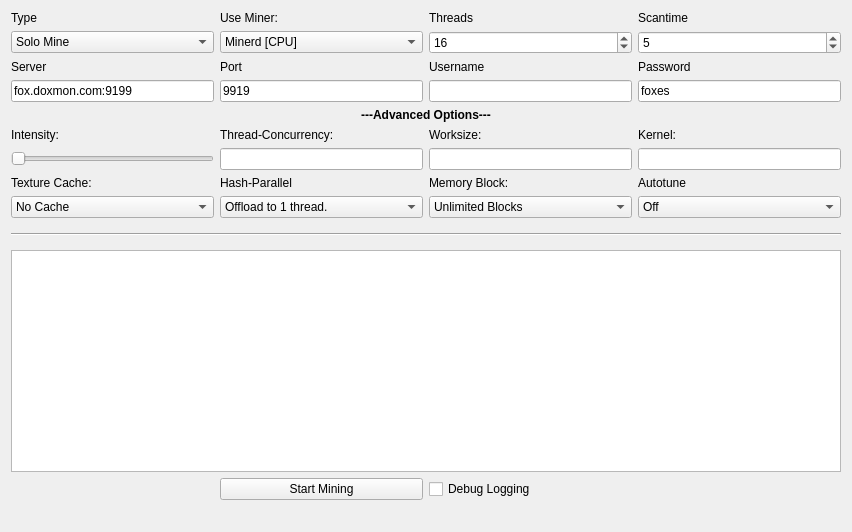
<?xml version="1.0" encoding="UTF-8"?>
<ui version="4.0">
 <class>MiningPage</class>
 <widget class="QWidget" name="MiningPage">
  <property name="geometry">
   <rect>
    <x>0</x>
    <y>0</y>
    <width>852</width>
    <height>532</height>
   </rect>
  </property>
  <property name="windowTitle">
   <string>Mining</string>
  </property>
  <layout class="QGridLayout" name="gridLayout">
   <property name="sizeConstraint">
    <enum>QLayout::SetMaximumSize</enum>
   </property>
   <item row="15" column="2">
    <widget class="QLabel" name="hashLabel">
     <property name="text">
      <string>Hash-Parallel</string>
     </property>
    </widget>
   </item>
   <item row="8" column="3">
    <widget class="QLineEdit" name="usernameLine">
     <property name="enabled">
      <bool>true</bool>
     </property>
     <property name="text">
      <string/>
     </property>
    </widget>
   </item>
   <item row="16" column="2">
    <widget class="QComboBox" name="offloadSHA">
     <item>
      <property name="text">
       <string>Offload to 1 thread.</string>
      </property>
     </item>
     <item>
      <property name="text">
       <string>Offload to all threads.</string>
      </property>
     </item>
     <item>
      <property name="text">
       <string>All hashing to GPU.</string>
      </property>
     </item>
    </widget>
   </item>
   <item row="16" column="1">
    <widget class="QComboBox" name="textureCache">
     <item>
      <property name="text">
       <string>No Cache</string>
      </property>
     </item>
     <item>
      <property name="text">
       <string>1D Cache</string>
      </property>
     </item>
     <item>
      <property name="text">
       <string>2D Cache</string>
      </property>
     </item>
    </widget>
   </item>
   <item row="24" column="2">
    <widget class="QPushButton" name="startButton">
     <property name="sizePolicy">
      <sizepolicy hsizetype="Minimum" vsizetype="Maximum">
       <horstretch>0</horstretch>
       <verstretch>0</verstretch>
      </sizepolicy>
     </property>
     <property name="text">
      <string>Start Mining</string>
     </property>
    </widget>
   </item>
   <item row="24" column="3">
    <widget class="QCheckBox" name="debugCheckBox">
     <property name="text">
      <string>Debug Logging</string>
     </property>
    </widget>
   </item>
   <item row="13" column="3">
    <widget class="QLabel" name="workloadLabel">
     <property name="text">
      <string>Worksize:</string>
     </property>
    </widget>
   </item>
   <item row="14" column="2">
    <widget class="QLineEdit" name="concurrency"/>
   </item>
   <item row="7" column="2">
    <widget class="QLabel" name="portLabel">
     <property name="enabled">
      <bool>true</bool>
     </property>
     <property name="text">
      <string>Port</string>
     </property>
    </widget>
   </item>
   <item row="7" column="4">
    <widget class="QLabel" name="passwordLabel">
     <property name="enabled">
      <bool>true</bool>
     </property>
     <property name="text">
      <string>Password</string>
     </property>
    </widget>
   </item>
   <item row="3" column="3">
    <widget class="QLabel" name="threadsLabel">
     <property name="enabled">
      <bool>true</bool>
     </property>
     <property name="text">
      <string>Threads</string>
     </property>
    </widget>
   </item>
   <item row="14" column="4">
    <widget class="QLineEdit" name="kernel"/>
   </item>
   <item row="13" column="4">
    <widget class="QLabel" name="kernelLabel">
     <property name="text">
      <string>Kernel:</string>
     </property>
    </widget>
   </item>
   <item row="14" column="3">
    <widget class="QLineEdit" name="workload"/>
   </item>
   <item row="15" column="1">
    <widget class="QLabel" name="cacheLabel">
     <property name="text">
      <string>Texture Cache:</string>
     </property>
    </widget>
   </item>
   <item row="5" column="4">
    <widget class="QSpinBox" name="scantimeBox">
     <property name="enabled">
      <bool>true</bool>
     </property>
     <property name="minimum">
      <number>1</number>
     </property>
     <property name="value">
      <number>5</number>
     </property>
    </widget>
   </item>
   <item row="3" column="2">
    <widget class="QLabel" name="diggerLabel">
     <property name="text">
      <string>Use Miner:</string>
     </property>
    </widget>
   </item>
   <item row="5" column="3">
    <widget class="QSpinBox" name="threadsBox">
     <property name="enabled">
      <bool>true</bool>
     </property>
     <property name="suffix">
      <string/>
     </property>
     <property name="prefix">
      <string/>
     </property>
     <property name="minimum">
      <number>1</number>
     </property>
     <property name="maximum">
      <number>99</number>
     </property>
     <property name="singleStep">
      <number>1</number>
     </property>
     <property name="value">
      <number>16</number>
     </property>
    </widget>
   </item>
   <item row="17" column="1" colspan="4">
    <widget class="Line" name="line">
     <property name="sizePolicy">
      <sizepolicy hsizetype="Minimum" vsizetype="Fixed">
       <horstretch>0</horstretch>
       <verstretch>0</verstretch>
      </sizepolicy>
     </property>
     <property name="minimumSize">
      <size>
       <width>0</width>
       <height>20</height>
      </size>
     </property>
     <property name="orientation">
      <enum>Qt::Horizontal</enum>
     </property>
    </widget>
   </item>
   <item row="3" column="1">
    <widget class="QLabel" name="typeLabel">
     <property name="text">
      <string>Type</string>
     </property>
    </widget>
   </item>
   <item row="5" column="1">
    <widget class="QComboBox" name="typeBox">
     <property name="editable">
      <bool>false</bool>
     </property>
     <property name="currentIndex">
      <number>0</number>
     </property>
     <item>
      <property name="text">
       <string>Solo Mine</string>
      </property>
     </item>
     <item>
      <property name="text">
       <string>P2Pool Mine</string>
      </property>
     </item>
     <item>
      <property name="text">
       <string>Pool Mine</string>
      </property>
     </item>
    </widget>
   </item>
   <item row="8" column="2">
    <widget class="QLineEdit" name="portLine">
     <property name="enabled">
      <bool>true</bool>
     </property>
     <property name="text">
      <string>9919</string>
     </property>
     <property name="value" stdset="0">
      <number>9332</number>
     </property>
    </widget>
   </item>
   <item row="8" column="1">
    <widget class="QLineEdit" name="serverLine">
     <property name="enabled">
      <bool>true</bool>
     </property>
     <property name="text">
      <string notr="true">fox.doxmon.com:9199</string>
     </property>
     <property name="placeholderText">
      <string notr="true"/>
     </property>
    </widget>
   </item>
   <item row="7" column="3">
    <widget class="QLabel" name="usernameLabel">
     <property name="enabled">
      <bool>true</bool>
     </property>
     <property name="text">
      <string>Username</string>
     </property>
    </widget>
   </item>
   <item row="7" column="1">
    <widget class="QLabel" name="serverLabel">
     <property name="enabled">
      <bool>true</bool>
     </property>
     <property name="text">
      <string>Server</string>
     </property>
    </widget>
   </item>
   <item row="22" column="1" colspan="4">
    <widget class="QListWidget" name="list">
     <property name="autoScrollMargin">
      <number>100000</number>
     </property>
     <property name="dragDropMode">
      <enum>QAbstractItemView::DragOnly</enum>
     </property>
     <property name="selectionMode">
      <enum>QAbstractItemView::NoSelection</enum>
     </property>
     <property name="movement">
      <enum>QListView::Snap</enum>
     </property>
     <property name="batchSize">
      <number>10</number>
     </property>
    </widget>
   </item>
   <item row="8" column="4">
    <widget class="QLineEdit" name="passwordLine">
     <property name="enabled">
      <bool>true</bool>
     </property>
     <property name="text">
      <string>foxes</string>
     </property>
     <property name="placeholderText">
      <string comment="foxes" extracomment="foxess"/>
     </property>
    </widget>
   </item>
   <item row="25" column="3" colspan="2">
    <widget class="QLabel" name="mineSpeedLabel">
     <property name="sizePolicy">
      <sizepolicy hsizetype="Preferred" vsizetype="Preferred">
       <horstretch>0</horstretch>
       <verstretch>0</verstretch>
      </sizepolicy>
     </property>
     <property name="font">
      <font>
       <pointsize>10</pointsize>
       <weight>75</weight>
       <bold>true</bold>
      </font>
     </property>
     <property name="text">
      <string/>
     </property>
     <property name="alignment">
      <set>Qt::AlignRight|Qt::AlignTrailing|Qt::AlignVCenter</set>
     </property>
    </widget>
   </item>
   <item row="3" column="4">
    <widget class="QLabel" name="scantimeLabel">
     <property name="enabled">
      <bool>true</bool>
     </property>
     <property name="layoutDirection">
      <enum>Qt::LeftToRight</enum>
     </property>
     <property name="text">
      <string>Scantime</string>
     </property>
    </widget>
   </item>
   <item row="14" column="1">
    <widget class="QSlider" name="intensity">
     <property name="sizePolicy">
      <sizepolicy hsizetype="Minimum" vsizetype="Minimum">
       <horstretch>0</horstretch>
       <verstretch>0</verstretch>
      </sizepolicy>
     </property>
     <property name="maximum">
      <number>20</number>
     </property>
     <property name="orientation">
      <enum>Qt::Horizontal</enum>
     </property>
    </widget>
   </item>
   <item row="12" column="1" colspan="4">
    <widget class="QLabel" name="advancedLabel">
     <property name="text">
      <string>&lt;html&gt;&lt;head/&gt;&lt;body&gt;&lt;p align=&quot;center&quot;&gt;&lt;span style=&quot; font-weight:600;&quot;&gt;---Advanced Options---&lt;/span&gt;&lt;/p&gt;&lt;/body&gt;&lt;/html&gt;</string>
     </property>
    </widget>
   </item>
   <item row="25" column="1" colspan="2">
    <widget class="QLabel" name="shareCount">
     <property name="font">
      <font>
       <pointsize>10</pointsize>
       <weight>75</weight>
       <bold>true</bold>
      </font>
     </property>
     <property name="text">
      <string/>
     </property>
    </widget>
   </item>
   <item row="5" column="2">
    <widget class="QComboBox" name="useDigger">
     <item>
      <property name="text">
       <string>Minerd [CPU]</string>
      </property>
     </item>
     <item>
      <property name="text">
       <string>CUDAMiner [nVIDIA GPU]</string>
      </property>
     </item>
     <item>
      <property name="text">
       <string>CGMiner [AMD GPU]</string>
      </property>
     </item>
    </widget>
   </item>
   <item row="13" column="2">
    <widget class="QLabel" name="concurrencyLabel">
     <property name="text">
      <string>Thread-Concurrency:</string>
     </property>
    </widget>
   </item>
   <item row="13" column="1">
    <widget class="QLabel" name="intensityLabel">
     <property name="text">
      <string>Intensity:</string>
     </property>
    </widget>
   </item>
   <item row="15" column="3">
    <widget class="QLabel" name="memoryLabel">
     <property name="text">
      <string>Memory Block:</string>
     </property>
    </widget>
   </item>
   <item row="16" column="3">
    <widget class="QComboBox" name="memoryBlock">
     <item>
      <property name="text">
       <string>Unlimited Blocks</string>
      </property>
     </item>
     <item>
      <property name="text">
       <string>1 Block</string>
      </property>
     </item>
    </widget>
   </item>
   <item row="15" column="4">
    <widget class="QLabel" name="autotuneLabel">
     <property name="text">
      <string>Autotune</string>
     </property>
    </widget>
   </item>
   <item row="16" column="4">
    <widget class="QComboBox" name="autotune">
     <item>
      <property name="text">
       <string>Off</string>
      </property>
     </item>
     <item>
      <property name="text">
       <string>On</string>
      </property>
     </item>
    </widget>
   </item>
  </layout>
 </widget>
 <layoutdefault spacing="6" margin="11"/>
 <tabstops>
  <tabstop>typeBox</tabstop>
  <tabstop>serverLine</tabstop>
  <tabstop>portLine</tabstop>
  <tabstop>usernameLine</tabstop>
  <tabstop>passwordLine</tabstop>
  <tabstop>list</tabstop>
 </tabstops>
 <resources/>
 <connections/>
</ui>
